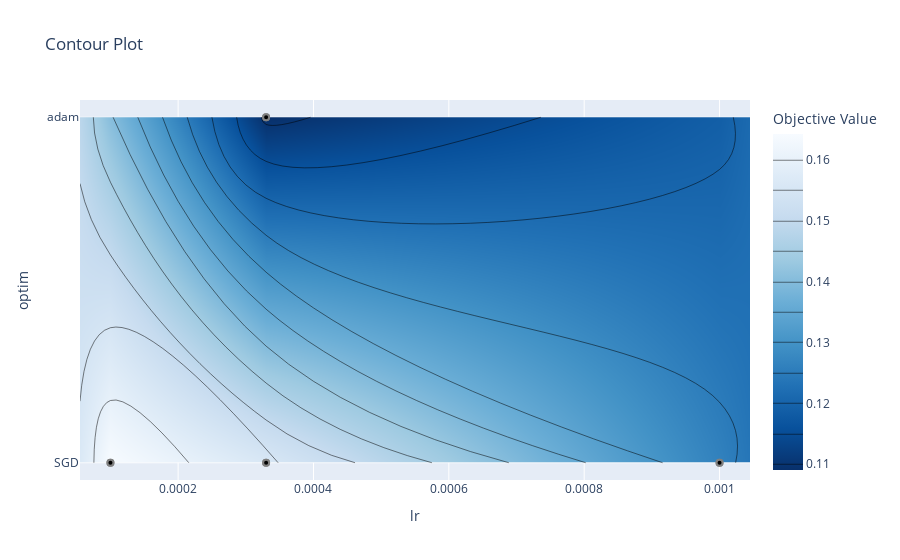

Notebook cell for this chart:
### Code cell
fig = plot_contour(study, params=['optim', 'lr'])
fig.show()

### Figure 1 — Plotly figure (JSON) as saved in the notebook; plotly's stock layout.template omitted (floating-point values rounded to 4 significant figures)
{"data": [{"colorbar": {"title": {"text": "Objective Value"}}, "colorscale": [[0, "rgb(247,251,255)"], [0.125, "rgb(222,235,247)"], [0.25, "rgb(198,219,239)"], [0.375, "rgb(158,202,225)"], [0.5, "rgb(107,174,214)"], [0.625, "rgb(66,146,198)"], [0.75, "rgb(33,113,181)"], [0.875, "rgb(8,81,156)"], [1, "rgb(8,48,107)"]], "connectgaps": true, "contours": {"coloring": "heatmap"}, "hoverinfo": "none", "line": {"smoothing": 1.3}, "reversescale": true, "type": "contour", "x": [5.5e-05, 0.0001, 0.00033, 0.001, 0.001045], "y": ["SGD", "adam"], "z": [[NaN, 0.1643, 0.1558, 0.1263, NaN], [NaN, NaN, 0.109, NaN, NaN]]}, {"marker": {"color": "black", "line": {"color": "Gray", "width": 2}}, "mode": "markers", "name": "Feasible Trial", "showlegend": false, "type": "scatter", "x": [0.00033, 0.00033, 0.00033, 0.00033, 0.0001, 0.0001, 0.001, 0.001], "y": ["adam", "adam", "SGD", "SGD", "SGD", "SGD", "SGD", "SGD"]}, {"marker": {"color": "#cccccc", "line": {"color": "Gray", "width": 2}}, "mode": "markers", "name": "Infeasible Trial", "showlegend": false, "type": "scatter", "x": [], "y": []}], "layout": {"title": {"text": "Contour Plot"}, "xaxis": {"range": [5.5e-05, 0.001045], "title": {"text": "lr"}}, "yaxis": {"range": [-0.05, 1.05], "title": {"text": "optim"}, "type": "category"}}}
